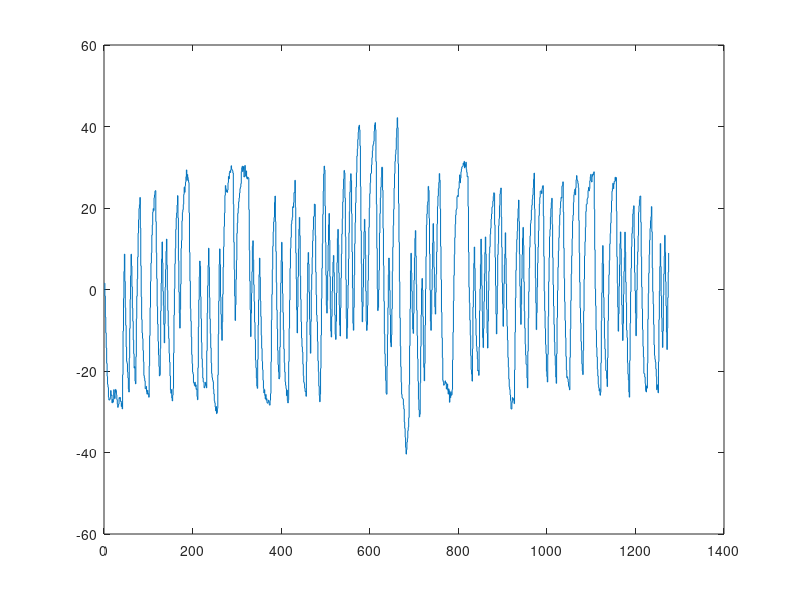

Source code (MATLAB): (Note: this script raises an error after producing the figure.)
clear; close all;
load ltvdata1.mat;
stairs(uk);
stairs(1:1:1275,yk);
obj = recursiveLS(4,'History','Finite');
obj.History = 'Finite';
